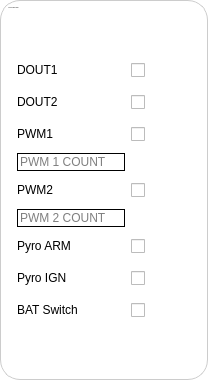
       <widget class="QGroupBox" name="indicatorsgroupBox">
        <property name="maximumSize">
         <size>
          <width>16777215</width>
          <height>1672155</height>
         </size>
        </property>
        <property name="font">
         <font>
          <family>Segoe UI</family>
          <pointsize>-1</pointsize>
          <bold>true</bold>
         </font>
        </property>
        <property name="styleSheet">
         <string notr="true">QGroupBox {
                                        background-color: #fff;
                                        border: 1px solid #ccc;
                                        border-radius: 20px;
                                        margin-top: 0px;
                                        padding: 5px;
                                        }

                                        QGroupBox::title {
                                        subcontrol-origin: content;
                                        subcontrol-position: top left;
                                        padding: 1px 2px;
                                        color: #444;
                                        font-size: 28px;
                                        background-color: transparent;
                                        }
                                    </string>
        </property>
        <property name="title">
         <string>STATUS INDICATORS</string>
        </property>
        <layout class="QGridLayout" name="gridLayout_3">
         <item row="9" column="1">
          <widget class="QCheckBox" name="pyraArmCheckbox">
           <property name="minimumSize">
            <size>
             <width>0</width>
             <height>26</height>
            </size>
           </property>
           <property name="maximumSize">
            <size>
             <width>60</width>
             <height>30</height>
            </size>
           </property>
           <property name="text">
            <string/>
           </property>
          </widget>
         </item>
         <item row="7" column="0">
          <widget class="QLabel" name="label_41">
           <property name="text">
            <string>PWM2</string>
           </property>
          </widget>
         </item>
         <item row="10" column="0">
          <widget class="QLabel" name="label_43">
           <property name="text">
            <string>Pyro IGN</string>
           </property>
          </widget>
         </item>
         <item row="1" column="0">
          <widget class="QLabel" name="label_2">
           <property name="text">
            <string>DOUT1</string>
           </property>
          </widget>
         </item>
         <item row="4" column="1">
          <widget class="QCheckBox" name="pwm1Checkbox">
           <property name="minimumSize">
            <size>
             <width>0</width>
             <height>26</height>
            </size>
           </property>
           <property name="maximumSize">
            <size>
             <width>60</width>
             <height>30</height>
            </size>
           </property>
           <property name="text">
            <string/>
           </property>
          </widget>
         </item>
         <item row="10" column="1">
          <widget class="QCheckBox" name="pyroIgnCheckbox">
           <property name="minimumSize">
            <size>
             <width>0</width>
             <height>26</height>
            </size>
           </property>
           <property name="maximumSize">
            <size>
             <width>60</width>
             <height>30</height>
            </size>
           </property>
           <property name="text">
            <string/>
           </property>
          </widget>
         </item>
         <item row="2" column="0">
          <widget class="QLabel" name="label_24">
           <property name="text">
            <string>DOUT2</string>
           </property>
          </widget>
         </item>
         <item row="7" column="1">
          <widget class="QCheckBox" name="pwm2Checkbox">
           <property name="minimumSize">
            <size>
             <width>0</width>
             <height>26</height>
            </size>
           </property>
           <property name="maximumSize">
            <size>
             <width>60</width>
             <height>30</height>
            </size>
           </property>
           <property name="text">
            <string/>
           </property>
          </widget>
         </item>
         <item row="2" column="1">
          <widget class="QCheckBox" name="dout2Checkbox">
           <property name="minimumSize">
            <size>
             <width>0</width>
             <height>26</height>
            </size>
           </property>
           <property name="maximumSize">
            <size>
             <width>60</width>
             <height>30</height>
            </size>
           </property>
           <property name="text">
            <string/>
           </property>
          </widget>
         </item>
         <item row="9" column="0">
          <widget class="QLabel" name="label_42">
           <property name="text">
            <string>Pyro ARM</string>
           </property>
          </widget>
         </item>
         <item row="11" column="0">
          <widget class="QLabel" name="label_44">
           <property name="text">
            <string>BAT Switch</string>
           </property>
          </widget>
         </item>
         <item row="5" column="0">
          <widget class="QLineEdit" name="pwmLineEdit">
           <property name="styleSheet">
            <string notr="true">background-color: rgb(255, 255, 255);
border: 1px solid black;
border-radius: 12px;</string>
           </property>
           <property name="placeholderText">
            <string>PWM 1 COUNT</string>
           </property>
          </widget>
         </item>
         <item row="11" column="1">
          <widget class="QCheckBox" name="batSwitchCheckbox">
           <property name="minimumSize">
            <size>
             <width>60</width>
             <height>26</height>
            </size>
           </property>
           <property name="maximumSize">
            <size>
             <width>60</width>
             <height>30</height>
            </size>
           </property>
           <property name="text">
            <string/>
           </property>
          </widget>
         </item>
         <item row="4" column="0">
          <widget class="QLabel" name="label_40">
           <property name="text">
            <string>PWM1</string>
           </property>
          </widget>
         </item>
         <item row="1" column="1">
          <widget class="QCheckBox" name="dout1CHeckbox">
           <property name="minimumSize">
            <size>
             <width>0</width>
             <height>26</height>
            </size>
           </property>
           <property name="maximumSize">
            <size>
             <width>60</width>
             <height>30</height>
            </size>
           </property>
           <property name="text">
            <string/>
           </property>
          </widget>
         </item>
         <item row="15" column="0">
          <spacer name="verticalSpacer_6">
           <property name="orientation">
            <enum>Qt::Orientation::Vertical</enum>
           </property>
           <property name="sizeHint" stdset="0">
            <size>
             <width>20</width>
             <height>40</height>
            </size>
           </property>
          </spacer>
         </item>
         <item row="0" column="0">
          <spacer name="verticalSpacer_5">
           <property name="orientation">
            <enum>Qt::Orientation::Vertical</enum>
           </property>
           <property name="sizeType">
            <enum>QSizePolicy::Policy::Fixed</enum>
           </property>
           <property name="sizeHint" stdset="0">
            <size>
             <width>20</width>
             <height>40</height>
            </size>
           </property>
          </spacer>
         </item>
         <item row="8" column="0">
          <widget class="QLineEdit" name="pwm2LineEdit">
           <property name="styleSheet">
            <string notr="true">background-color: rgb(255, 255, 255);
border: 1px solid black;
border-radius: 12px;</string>
           </property>
           <property name="placeholderText">
            <string>PWM 2 COUNT</string>
           </property>
          </widget>
         </item>
        </layout>
       </widget>
